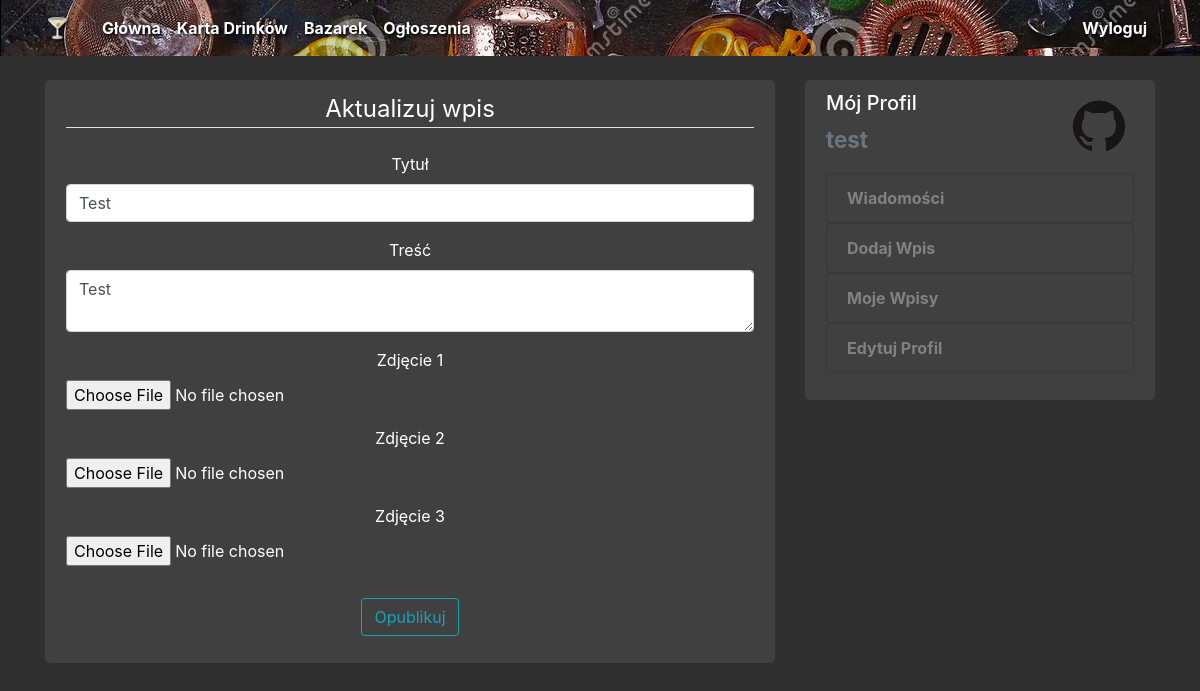
Screenshot of /post/1/update (signed in) with the database file from the repository.
### drinksblog/models.py (models this page shows, shortened)
class Post(db.Model):
    id = db.Column(db.Integer, primary_key=True)
    title = db.Column(db.String(100), nullable=False)
    date_posted = db.Column(db.DateTime, nullable=False, default=datetime.utcnow)
    content = db.Column(db.Text, nullable=False)
    picture1 = db.Column(db.String(20), nullable=False, default='default.png')
    picture2 = db.Column(db.String(20))
    picture3 = db.Column(db.String(20))
    user_id = db.Column(db.Integer, db.ForeignKey('user.id'), nullable=False)
    comments = db.relationship('Comment', backref='post', lazy='dynamic')

class User(db.Model, UserMixin):
    id = db.Column(db.Integer, primary_key=True)
    username = db.Column(db.String(20), unique=True, nullable=False)
    email = db.Column(db.String(120), unique=True, nullable=False)
    image_file = db.Column(db.String(20), nullable=False, default='default.jpg')
    authority = db.Column(db.Integer, nullable=False, default=0)
    password = db.Column(db.String(60), nullable=False)
    posts = db.relationship('Post', backref='author', lazy=True)
    comments = db.relationship('Comment', backref='author', lazy='dynamic')
    messages_sent = db.relationship('Message',
                                    foreign_keys='Message.sender_id',
                                    backref='author', lazy='dynamic')
    messages_received = db.relationship('Message',
                                        foreign_keys='Message.recipient_id',
                                        backref='recipient', lazy='dynamic')

### drinksblog/posts/routes.py (the view)
@posts.route("/post/<int:post_id>/update", methods=['GET', 'POST'])
@login_required
def update_post(post_id):
    post = Post.query.get_or_404(post_id)
    if post.author != current_user:
        abort(403)
    form = PostForm()
    if form.validate_on_submit():
        post.title = form.title.data
        post.content = form.content.data
        try:
            post.picture1 = save_picture(form.picture1.data, 'post_pics', (300, 300))
        except:
            pass
        try:
            post.picture2 = save_picture(form.picture2.data, 'post_pics', (300, 300))
        except:
            pass
        try:
            post.picture3 = save_picture(form.picture3.data, 'post_pics', (300, 300))
        except:
            pass
        db.session.commit()
        flash('Wpis został zaktualizowany!', 'success')
        return redirect(url_for('posts.post', post_id=post.id))
    elif request.method == 'GET':
        form.title.data = post.title
        form.content.data = post.content
    return render_template('create_post.html', title='Update Post',
                           form=form, legend='Aktualizuj wpis')

### drinksblog/posts/forms.py
class PostForm(FlaskForm):
    title = StringField('Tytuł',
                           validators=[DataRequired(), Length(min=2, max=30)])
    content = TextAreaField('Treść', validators=[DataRequired()])
    picture1 = FileField('Zdjęcie 1', validators=[FileAllowed(['png', 'jpg', 'heic'])])
    picture2 = FileField('Zdjęcie 2', validators=[FileAllowed(['png', 'jpg', 'heic'])])
    picture3 = FileField('Zdjęcie 3', validators=[FileAllowed(['png', 'jpg', 'heic'])])
    submit = SubmitField('Opublikuj')

### drinksblog/models.py (called while the page is built)
@login_manager.user_loader
def load_user(user_id):
    return User.query.get(int(user_id))

### drinksblog/templates/create_post.html (shortened to what this page needs)
{% extends "layout.html" %}
{% block content %}
<div class="content-section">
    <form method="POST" action="" enctype="multipart/form-data">
        <fieldset class="form-group text-center">
            <legend class="border-bottom mb-4">{{ legend }}</legend>
            <div class="form-group">
                {{ form.title.label(class="form-control-label") }}
                {% if form.title.errors %}
                    {{ form.title(class="form-control form-control-lg is-invalid") }}
                    <div class="invalid-feedback">
                        {% for error in form.title.errors %}
                            <span>{{ error }}</span>
                        {% endfor %}
                    </div>
                {% else %}
                    {{ form.title(class="form-control form-control-md") }}
                {% endif %}
            </div>
            <div class="form-group">
                {{ form.content.label(class="form-control-label") }}
                {% if form.content.errors %}
                    {{ form.content(class="form-control form-control-lg is-invalid") }}
                    <div class="invalid-feedback">
                        {% for error in form.content.errors %}
                            <span>{{ error }}</span>
                        {% endfor %}
                    </div>
                {% else %}
                    {{ form.content(class="form-control form-control-md") }}
                {% endif %}
            </div>
            <div class="form-group">
                {{ form.picture1.label() }}
                {{ form.picture1(class="form-control-file") }}
            </div>
            <div class="form-group">
                {{ form.picture2.label() }}
                {{ form.picture2(class="form-control-file") }}
            </div>
            <div class="form-group">
                {{ form.picture3.label() }}
                {{ form.picture3(class="form-control-file") }}
            </div>
        </fieldset>
        <div class="form-group text-center">
            {{ form.submit(class="btn btn-outline-info") }}
        </div>
    </form>
</div>
{% endblock content %}

### drinksblog/templates/layout.html (shortened to what this page needs)
<!DOCTYPE html>
<html>
<head>
    <link rel="stylesheet" href="https://maxcdn.bootstrapcdn.com/bootstrap/4.0.0/css/bootstrap.min.css">
    <link rel="stylesheet" type="text/css" href="{{ url_for('static', filename='main.css') }}">
</head>
<body>
 <header class="site-header">
      <nav class="navbar navbar-expand-md navbar-dark bg-steel fixed-top">
        <div class="container">
          <a class="navbar-brand mr-4" href="{{ url_for('main.home') }}">&#x1f378;</a>
          <div class="collapse navbar-collapse" id="navbarToggle">
            <div class="navbar-nav mr-auto">
              <a class="nav-item nav-link" href="{{ url_for('main.home') }}">Główna</a>
              <a class="nav-item nav-link" href="/about">Karta Drinków</a>
              <a class="nav-item nav-link" href="/">Bazarek</a>
              <a class="nav-item nav-link" href="/">Ogłoszenia</a>
            </div>
            <div class="navbar-nav">
              {% if current_user.is_authenticated %}
              <a class="nav-item nav-link" href="{{ url_for('users.logout') }}">Wyloguj</a>
              {% else %}
                <a class="nav-item nav-link" href="{{ url_for('users.login') }}">Logowanie</a>
                <a class="nav-item nav-link" href="{{ url_for('users.register') }}">Rejestracja</a>
                {% endif %}
            </div>
          </div>
        </div>
      </nav>
    </header>
    <main role="main" class="container">
      <div class="row">
        <div class="col-md-8">
          {% block content %}{% endblock %}
        </div>
        {% if current_user.is_authenticated %}
        <div class="col-md-4">
          <div class="content-section">
            <a style="text-decoration: white" href="{{ url_for('users.user_posts', username=current_user.username) }}">
            <h5>Mój Profil<img class="account-img-box" src="{{ url_for('static', filename='profile_pics/' + current_user.image_file) }}" alt=""></h5>
            </a>
            <p class='text-muted'><b>{{ current_user.username }}</b>
              <ul class="list-group">
                <a style="text-decoration: none" href="{{ url_for('conversations.messages') }}"><li class="list-group-item list-group-item-light">Wiadomości</li></a>
                <a style="text-decoration: none" href="{{ url_for('posts.new_post') }}"><li class="list-group-item list-group-item-light">Dodaj Wpis</li></a>
                <a style="text-decoration: none" href="{{ url_for('posts.post_type') }}"><li class="list-group-item list-group-item-light">Moje Wpisy</li></a>
                <a style="text-decoration: none" href="{{ url_for('users.update_account') }}"><li class="list-group-item list-group-item-light">Edytuj Profil</li></a>
              </ul>
            </p>
          </div>
        </div>
        {% endif %}
      </div>
    </main>
</body>
</html>

### drinksblog/static/main.css (style rules this page uses)
body { background: #303030; color: #33333; margin-top: 5rem; }
p { font-size: 2.8vh; }
.bg-steel { background-image: url("pngs/head.png"); background-color: #5f788a; font-weight: bold; text-shadow: #000000 0.1em 0.1em 0.2em; }
h1, h2, h3, h4, h5, h6 { color: #ffffff; }
.site-header .navbar-nav .nav-link { color: #ffffff; }
.content-section { background: #404040; padding: 10px 20px; border: 1px solid #404040; border-radius: 5px; margin-bottom: 20px; color: #ffffff; }
.list-group-item { background: #404040; font-weight: bold; }
.account-img-box { height: 70px; width: 70px; float: right; display: inline-block; border-radius: 3px; }

### rows the page displays
Post: title "Test", content "Test"
User: image_file (placeholder picture), username "test"

### other values shown
{{ legend }} "Aktualizuj wpis"
